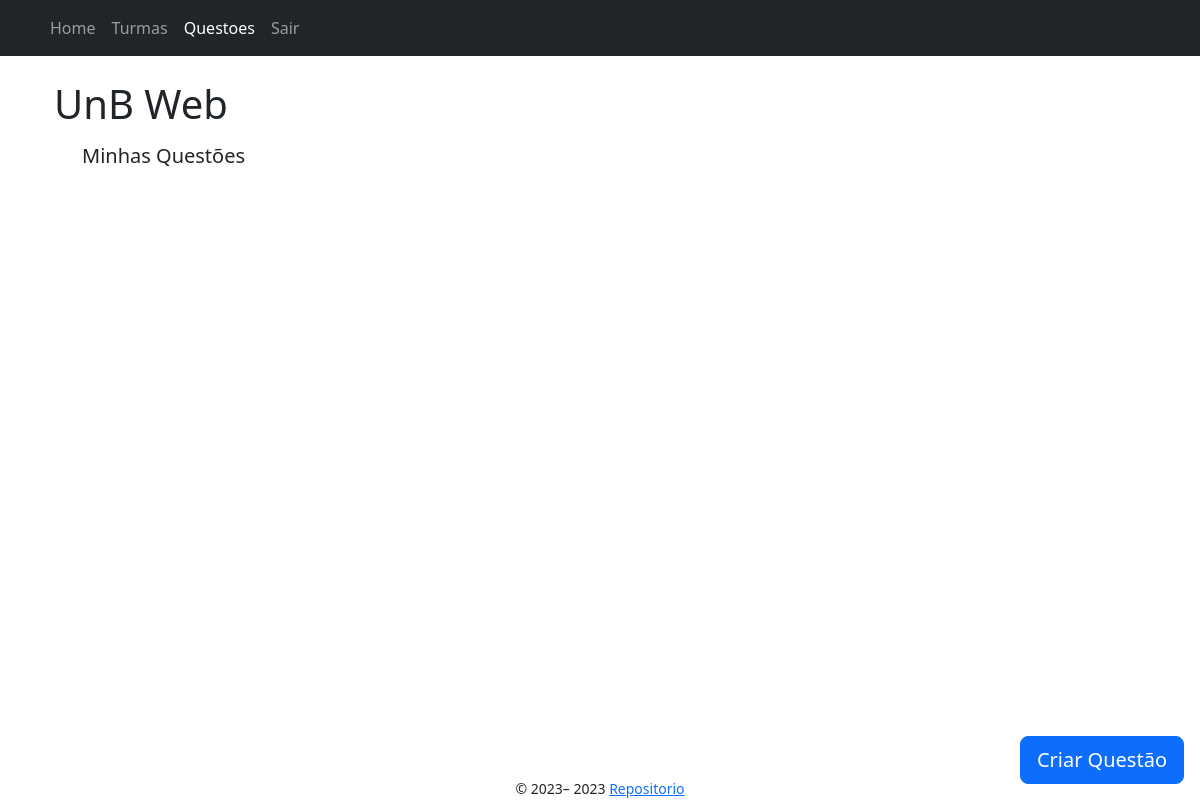
The page /questoes/professor/5 (signed in) on the database as committed earlier.
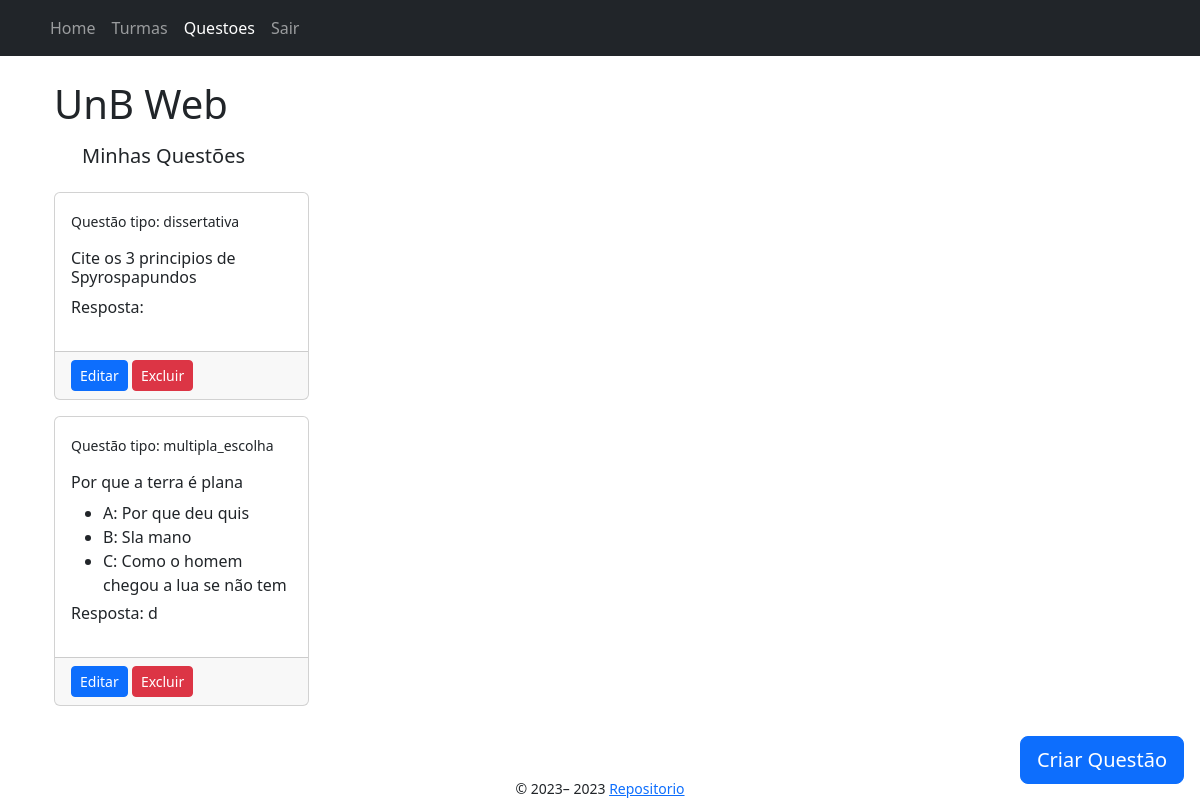
The same page on the database as committed later.
### app/models/professor.py (models this page shows, shortened)
class Professor(Usuario):
    __tablename__ = "professor"
    id = db.Column(db.Integer, db.ForeignKey('usuario.id'), primary_key=True)
    turmas = db.relationship('Turma', backref='prof_turmas', lazy=True) #1 to N
    questoes = db.relationship('Questao', backref='prof_questoes', lazy=True) #1 to N
    exames = db.relationship('Exame', backref='prof_exames', lazy=True) #1 to N

### app/models/questao.py (models this page shows, shortened)
class Questao(db.Model):
    __tablename__ = "questao"
    id = db.Column(db.Integer, primary_key=True)
    enunciado = db.Column(db.String(255))
    resposta = db.Column(db.String(255))
    tipo_questao = db.Column(
        Enum("multipla_escolha", "verdadeiro_falso", "numerica", "dissertativa", name="tipo_questao"), nullable=False)
    professor_id = db.Column(db.Integer, db.ForeignKey('professor.id'), nullable=False)
    respostas = db.relationship('RespostaQuestaoExame', backref='questao_respostas') #1 to N
    exames = db.relationship("QuestaoExame", back_populates="questao") # tabela associativa N to N

### app/models/questao_multipla_escolha.py (models this page shows, shortened)
class QuestaoMultiplaEscolha(Questao):
    __tablename__ = "questao_multipla_escolha"
    id = db.Column(db.Integer, db.ForeignKey('questao.id'), primary_key=True)
    opcao_a = db.Column(db.String(255))
    opcao_b = db.Column(db.String(255))
    opcao_c = db.Column(db.String(255))
    opcao_d = db.Column(db.String(255))

### app/controllers/questoes_controller.py (the view)
@bp.route("/professor/<int:professor_id>", methods=["GET"])
@login_required
def index(professor_id: int) -> render_template:
    if not isinstance(current_user, Professor):
        flash("Acesso não autorizado", category="warning")
        return render_template("index.jinja2", user=current_user)
    questoes = Questao.query.filter_by(professor_id=professor_id).all()
    questoes_multipla_escolha = QuestaoMultiplaEscolha.query.filter_by(professor_id=professor_id).all()
    return render_template('questoes/index.jinja2', questoes=questoes, questoes_multipla_escolha=questoes_multipla_escolha)

### app/templates/questoes/index.jinja2 (shortened to what this page needs)
{% extends "base.jinja2" %}
{% from 'bootstrap5/utils.html' import render_modal, render_icon %}
{% block head %}
    {{ super() }}
{% endblock %}
{% block content %}
<div class="container">
    <h1>UnB Web</h1>
    <div class="row rows-col-1 m-3">
        <h5>Minhas Questões</h5>
    </div>
    <div id="my-questions" class="row flex-row">
        {% for questao in questoes %}
            {%if questao.tipo_questao != "multipla_escolha"%}
                <div class="mb-3 col-lg-3 col-md-4 col-sm-6 col-xs-12">
                    <div class="card">
                        <div class="card-body">
                            <p><small> Questão tipo: {{ questao.tipo_questao }}</small></p>
                            <h6>{{ questao.enunciado }}</h6>
                            <p>Resposta: {{ questao.resposta }}</p>
                        </div>
                        <div class="card-footer">
                            <a href="{{ url_for('questoes.edit', professor_id=current_user.id, questao_id=questao.id) }}" class="btn btn-sm btn-primary">Editar</a>
                            <a class="btn btn-sm btn-danger" data-bs-toggle="modal" data-bs-target="#confirmDeleteModal-{{ questao.id }}">Excluir</a>
                        </div>
                    </div>
                </div>
            {% endif %}
        {% endfor %}
    </div>
    <div id="my-questions" class="row flex-row">
        {% for questao_multipla_escolha in questoes_multipla_escolha %}
            <div class="mb-3 col-lg-3 col-md-4 col-sm-6 col-xs-12">
                <div class="card">
                    <div class="card-body">
                        <p><small> Questão tipo: {{ questao_multipla_escolha.tipo_questao }}</small></p>
                        <h6>{{ questao_multipla_escolha.enunciado }}</h6>
                        <div style="max-height: 100px; overflow-y: auto;">
                            <ul>
                                <li>A: {{ questao_multipla_escolha.opcao_a }}</li>
                                <li>B: {{ questao_multipla_escolha.opcao_b }}</li>
                                <li>C: {{ questao_multipla_escolha.opcao_c }}</li>
                            </ul>
                        </div>
                        <p>Resposta: {{ questao_multipla_escolha.resposta }}</p>
                    </div>
                    <div class="card-footer">
                        <a href="{{ url_for('questoes.edit_multipla_escolha', professor_id=current_user.id, questao_id=questao_multipla_escolha.id) }}" class="btn btn-sm btn-primary">Editar</a>
                        <a class="btn btn-sm btn-danger" data-bs-toggle="modal" data-bs-target="#confirmDeleteModal-{{ questao_multipla_escolha.id }}">Excluir</a>
                    </div>
                </div>
            </div>
        {% endfor %}
    </div>
    <div class="position-fixed bottom-0 end-0 p-3">
        <a href="{{ url_for('questoes.new', professor_id=current_user.id) }}" class="btn btn-floating btn-lg btn-primary">
                    {{render_icon('plus') }} <span class="d-none d-xl-inline">Criar Questão</span>
        </a>
    </div>
</div>
{% endblock %}

### app/templates/base.jinja2 (shortened to what this page needs)
{% from 'bootstrap5/utils.html' import render_messages %}
{% from 'bootstrap5/form.html' import render_form %}
{% from 'bootstrap5/nav.html' import render_nav_item, render_breadcrumb_item %}
<!doctype html>
<html lang="en">
<head>
    {% block head %}
    {% block styles %}
    {{ bootstrap.load_css() }}
    <link rel="stylesheet" type="text/css" href="{{ url_for('static', filename='css/style.css') }}">
    {% endblock %}
    {% endblock %}
</head>
<body>
    <head>
        {% if current_user.is_authenticated %}
            <nav class="navbar navbar-expand-lg navbar-dark bg-dark mb-4">
                <div class="container">
                    <div class="collapse navbar-collapse" id="navbarSupportedContent">
                        <ul class="navbar-nav mr-auto">
                            {{ render_nav_item("index.index", "Home") }}
                            {{ render_nav_item("turmas.index", "Turmas") }}
                            {% if current_user.tipo_usuario == "professor" %}
                                {{ render_nav_item("questoes.index", "Questoes", professor_id=current_user.id) }}
                            {% endif %}
                            {{ render_nav_item("auth.logout", "Sair") }}
                        </ul>
                    </div>
                </div>
            </nav>
        {% endif %}
    </head>
    <main class="container">
        {% block content %}{% endblock %}
    </main>
    <footer class="text-center">
        {% block footer %}
        <small> &copy; 2023–
            <a href="https://github.com/zeroCass/unb-web" target="_blank">Repositorio</a>
        </small>
        {% endblock %}
    </footer>
</body>
</html>

### app/static/css/style.css (style rules this page uses)
* { box-sizing: border-box; margin: 0; padding: 0; }
body { display: grid; min-height: 100vh; min-width: 100vw; grid-template-columns: 1fr; grid-template-rows: auto 1fr auto; grid-template-areas: "header" "main" "footer"; }
main { grid-area: main; }
footer { grid-area: footer; }

Rows that differ between the two databases and show on the page:
added Questao: tipo_questao "dissertativa", enunciado "Cite os 3 principios de Spyrospapundos"
added QuestaoMultiplaEscolha: tipo_questao "multipla_escolha", enunciado "Por que a terra é plana", opcao_a "Por que deu quis", opcao_b "Sla mano", opcao_c "Como o homem chegou a lua se não tem…", resposta "d"
